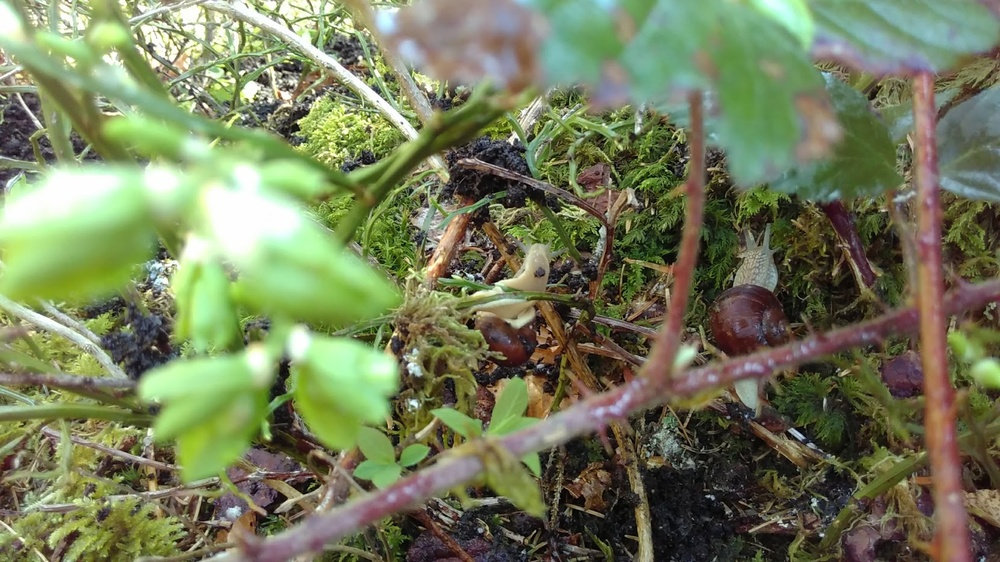
#> input picture data/IMG_20180421_120341.jpg, 1000 x 562 px, shrunk from 1661 x 933 before the run
$ python -i CannyEdgeDetector.py   (imports and definitions only)
#> lines starting #> are read from the running program, lines starting #| are printed output that depends on the picture
import numpy as np
import matplotlib.pyplot as plt
from scipy.ndimage import convolve
#import cv2

#
# NO MORE MODULES ALLOWED
#


def gaussFilter(img_in, ksize, sigma):
    """
    filter the image with a gauss kernel
    :param img_in: 2D greyscale image (np.ndarray)
    :param ksize: kernel size (int)
    :param sigma: sigma (float)
    :return: (kernel, filtered) kernel and gaussian filtered image (both np.ndarray)
    """

    # Code reused from convo.py make_kernel #
    radius = ksize // 2 # calculate the middle of the kernel

    kernel = np.zeros((ksize, ksize))

    for i in range(ksize):
        for j in range(ksize):
            x = j - radius
            y = i - radius
            # used the fomula given in the lecture to create the kernel with right values
            kernel[i, j] = np.exp(-(x ** 2 + y ** 2) / (2 * sigma ** 2))
    # normalize kernel, so that it sums up to 1
    kernel /= np.sum(kernel)
    # convolve the image
    filtered = convolve(img_in, kernel)

    return kernel, filtered.astype(int) # converted back to int as the test failed if not done


def sobel(img_in):
    """
    applies the sobel filters to the input image
    Watch out! scipy.ndimage.convolve flips the kernel...

    :param img_in: input image (np.ndarray)
    :return: gx, gy - sobel filtered images in x- and y-direction (np.ndarray, np.ndarray)
    """
    # create the kernel like described in the lecture
    gx_kernel = np.array([
        [-1, 0, 1],
        [-2, 0, 2],
        [-1, 0, 1]
    ])

    # flipped this kernel as convolve does flip it as well
    gy_kernel = np.flip(np.array([
        [-1, -2, -1],
        [0, 0, 0],
        [1, 2, 1]
    ]))

    # convolve the image with both kernels
    gx = convolve(img_in, gx_kernel).astype(int)
    gy = convolve(img_in, gy_kernel).astype(int)

    return gx, gy


def gradientAndDirection(gx, gy):
    """
    calculates the gradient magnitude and direction images
    :param gx: sobel filtered image in x direction (np.ndarray)
    :param gy: sobel filtered image in x direction (np.ndarray)
    :return: g, theta (np.ndarray, np.ndarray)
    """
    # applied fomulas given in the lecture slides
    return np.sqrt(gx**2 + gy**2).astype(int), np.arctan2(gy, gx)

def convertAngle(angle):
    """ compute nearest matching angle
    :param angle: in radians
    :return: nearest match of {0, 45, 90, 135}
    """
    m_angle = 45 / 2
    # convert radiant to degrees
    angle = np.degrees(angle)
    # handling angles larger than 180
    angle = angle % 180

    if 0 <= angle < m_angle or angle >= (135 + m_angle):
        angle_snaped = 0
    elif m_angle <= angle < (90 - m_angle):
        angle_snaped = 45
    elif (90 - m_angle) <= angle < (90 + m_angle):
        angle_snaped = 90
    else:
        angle_snaped = 135
    return angle_snaped


def maxSuppress(g, theta):
    """
    calculate maximum suppression
    :param g: (np.ndarray) contains the strength of the gradient
    :param theta: 2d image (np.ndarray) contains the direction of the gradient
    :return: max_sup (np.ndarray)
    """
    # TODO Hint: For 2.3.1 and 2 use the helper method above

    x_len, y_len = g.shape
    res = np.zeros_like(g) # create a new array sized like the g matrix
    # g includes padding that should not be considered in the result
    for x in range(1, x_len - 1):
        for y in range(1, y_len - 1):
            conv_angle = convertAngle(theta[x,y])
            # case: horizontal, check left and right
            if conv_angle == 0:
                nb1 = g[x, y-1]
                nb2 = g[x, y+1]
            # case: left low and right above
            elif conv_angle == 45:
                nb1 = g[x-1, y+1]
                nb2 = g[x+1, y-1]
            # case: vertical, check above and below
            elif conv_angle == 90:
                nb1 = g[x-1, y]
                nb2 = g[x+1, y]
            # case: left up and right below
            else:
                nb1 = g[x-1, y-1]
                nb2 = g[x+1, y+1]
            # value can be kept if it is larger than both of his neighbors
            if g[x, y] >= nb1 and g[x, y] >= nb2:
                res[x, y] = g[x, y]
            else:
                res[x, y] = 0
    return res


def hysteris(max_sup, t_low, t_high):
    """
    calculate hysteris thresholding.
    Attention! This is a simplified version of the lecture's hysteresis.
    Please refer to the definition in the instruction

    :param max_sup: 2d image (np.ndarray)
    :param t_low: (int)
    :param t_high: (int)
    :return: hysteris thresholded image (np.ndarray)
    """

    x_len, y_len = max_sup.shape
    tresh = np.zeros_like(max_sup)
    res = np.zeros_like(max_sup)

    # Classifying all pixels as weak(0), normal(1) or strong(2) and saving them in a "map" tresh
    for x in range(x_len):
        for y in range(y_len):
            p_value = max_sup[x,y]
            if p_value <= t_low:
                tresh[x,y] = 0
            elif p_value <= t_high:
                tresh[x,y] = 1
            else:
                tresh[x,y] = 2

    # Setting the correct hypothesis values using thresh
    for x in range(x_len):
        for y in range(y_len):

            if tresh[x, y] == 2:
                res[x,y] = 255
                # search for neighbors with minimum normal values
                for dx in range(-1, 2):
                    for dy in range(-1, 2):
                        # skip weak neighbors
                        if dx == 0 and dy == 0:
                            continue
                        # check that the neighbors are within the img and not outside
                        nx = x + dx
                        ny = y + dy
                        if 0 <= nx < x_len and 0 <= ny < y_len:
                            if tresh[nx, ny] >= 1:
                                res[nx, ny] = 255
    return res


def canny(img):
    # apply gaussian filter to img
    kernel, gauss = gaussFilter(img, 5, 2)

    # sobel
    gx, gy = sobel(gauss)

    # plotting
    plt.subplot(1, 2, 1)
    plt.imshow(gx, 'gray')
    plt.title('gx')
    plt.colorbar()
    plt.subplot(1, 2, 2)
    plt.imshow(gy, 'gray')
    plt.title('gy')
    plt.colorbar()
    plt.show()

    # gradient directions
    g, theta = gradientAndDirection(gx, gy)

    # plotting
    plt.subplot(1, 2, 1)
    plt.imshow(g, 'gray')
    plt.title('gradient magnitude')
    plt.colorbar()
    plt.subplot(1, 2, 2)
    plt.imshow(theta)
    plt.title('theta')
    plt.colorbar()
    plt.show()

    # maximum suppression
    maxS_img = maxSuppress(g, theta)

    # plotting
    plt.imshow(maxS_img, 'gray')
    plt.show()

    result = hysteris(maxS_img, 50, 75)

    return result

"""
if __name__ == '__main__':
    im = cv2.imread("data/input3.jpg")
    im = cv2.cvtColor(im, cv2.COLOR_RGB2GRAY)
    canny(np.array(im))
"""

>>> import cv2
>>> picture = cv2.imread('data/IMG_20180421_120341.jpg', cv2.IMREAD_GRAYSCALE)
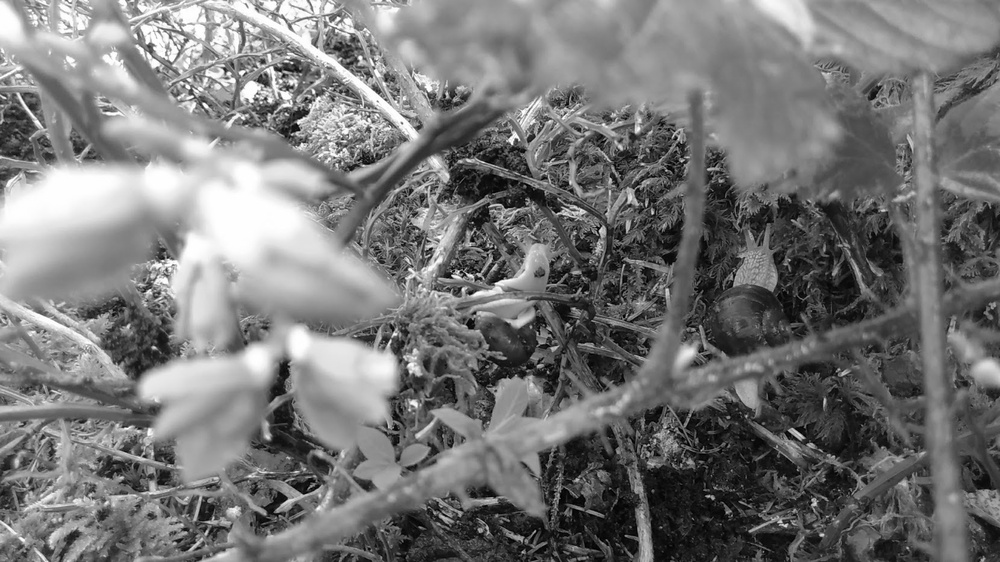
#> picture: shape (562, 1000); min 0, max 255, mean 118.7
>>> result = canny(picture)
#> in canny, `kernel, gauss = gaussFilter(img, 5, 2)`: kernel = [[0.0232, 0.0338, 0.0383, 0.0338, 0.0232], [0.0338, 0.0492, 0.0558, 0.0492, 0.0338], [0.0383, 0.0558, 0.0632, 0.0558, 0.0383], [0.0338, 0.0492, 0.0558, 0.0492, 0.0338], [0.0232, 0.0338, 0.0383, 0.0338, 0.0232]]
#> in sobel, `gy = convolve(img_in, gy_kernel).astype(int)`:
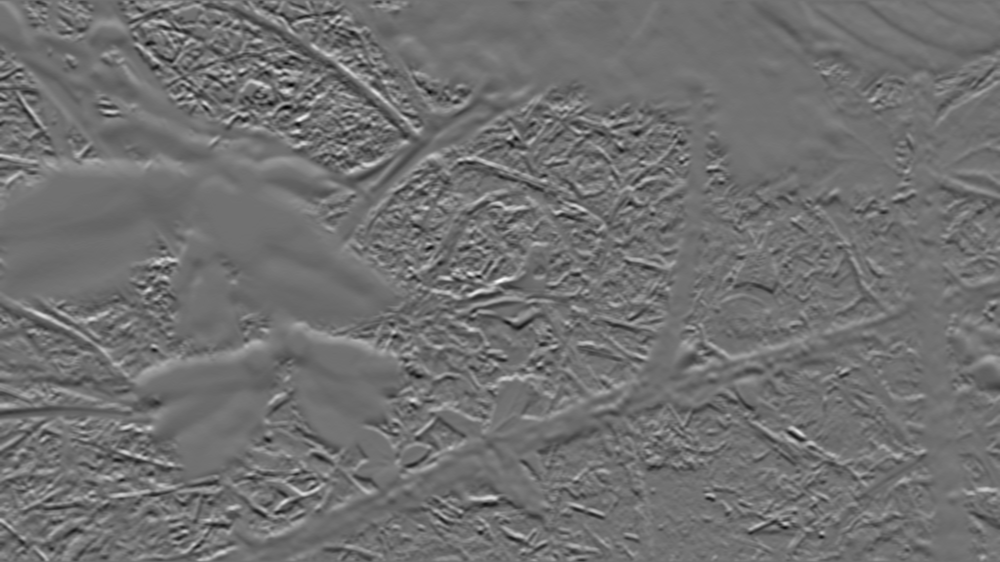
#> gy: shape (562, 1000) int64; min -312, max 389, mean -1.3; drawn with min black and max white
#> in canny, `g, theta = gradientAndDirection(gx, gy)`:
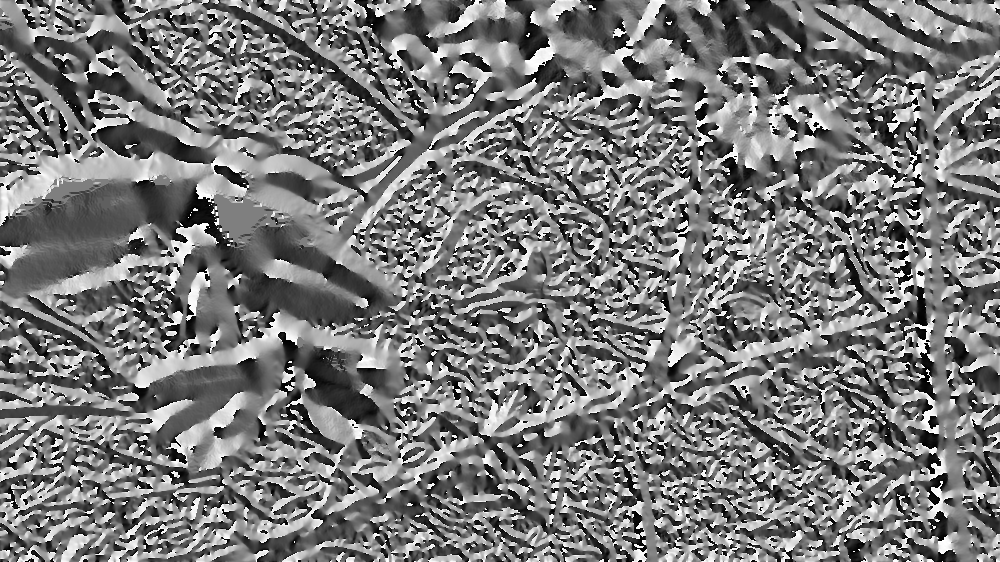
#> theta: shape (562, 1000) float64; min -3.14, max 3.14, mean -0.127; drawn with min black and max white
#> in canny, `plt.show()`:
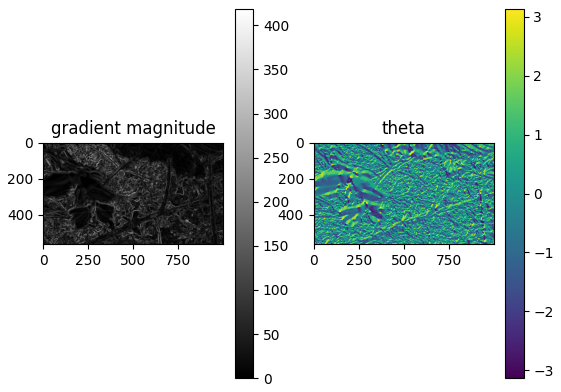
#> figure drawn by matplotlib, 4 panels
#> the loop in maxSuppress, `for x in range(1, x_len - 1):` made 560 passes
#> after the loop in maxSuppress, `for x in range(1, x_len - 1):`:
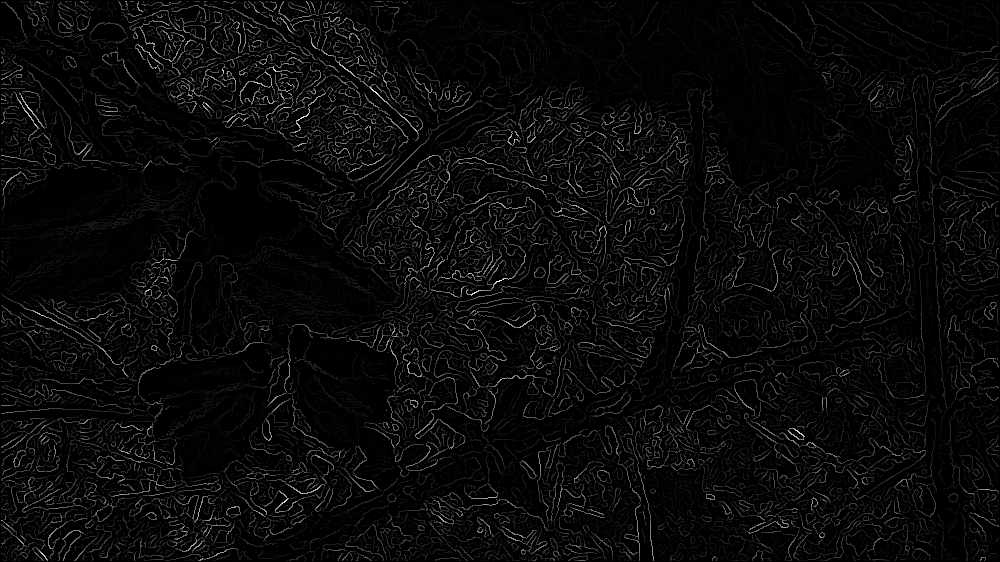
#> res: shape (562, 1000) int64; min 0, max 419, mean 16; drawn with min black and max white
#> after the loop in hysteris, `for x in range(x_len):`:
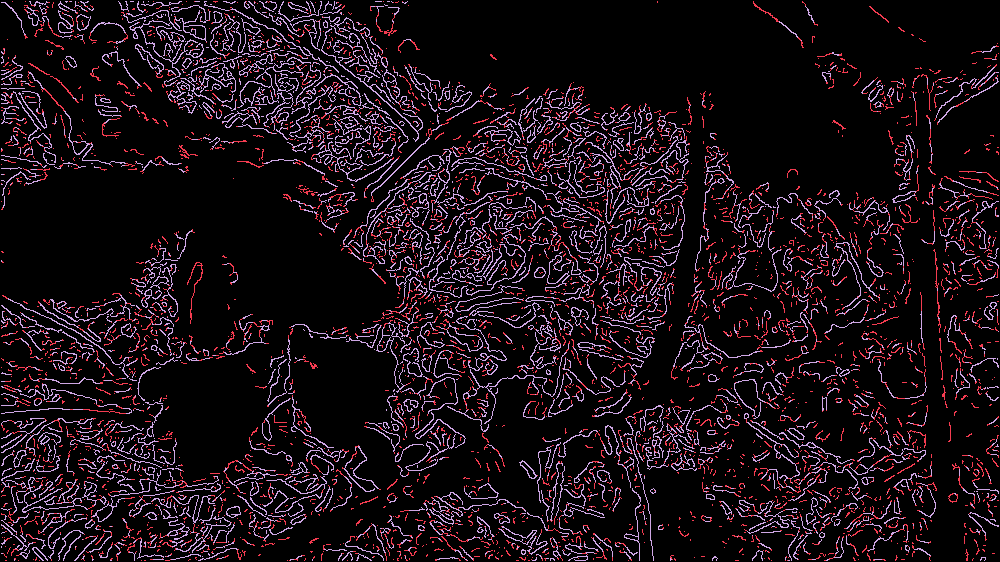
#> tresh: shape (562, 1000) int64; 3 distinct labels, from 0 to 2; one colour per label, 0 black
#> after the loop in hysteris, `for x in range(x_len):`:
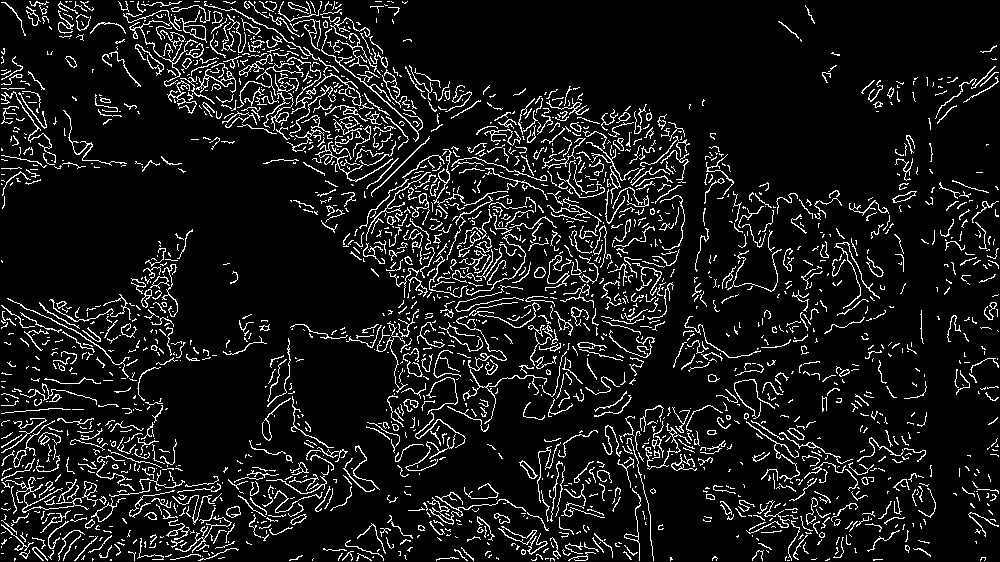
#> res: shape (562, 1000) int64; 9.4% white in thin lines or dots

$ run again, on data/IMG_20180421_120349.jpg
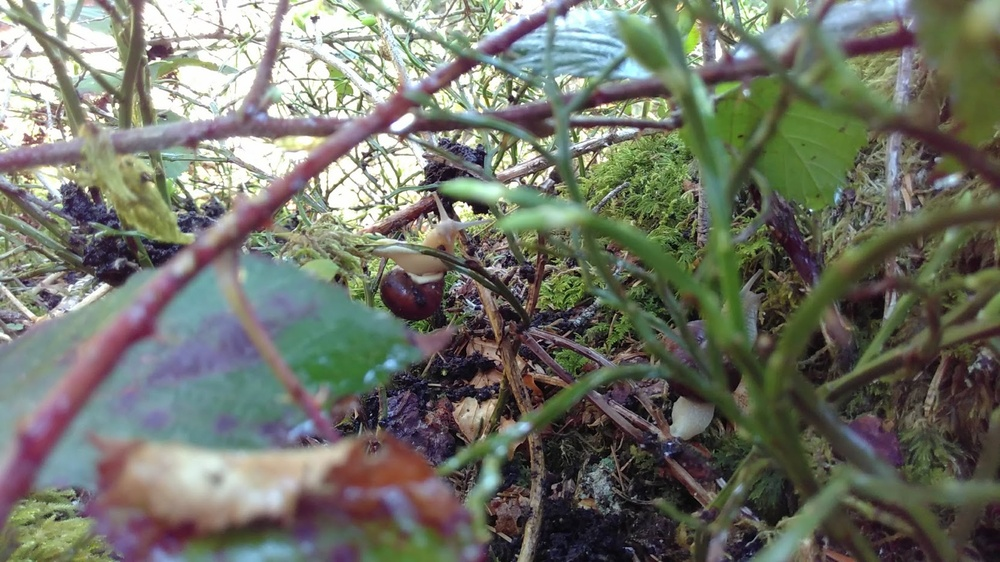
#> input picture data/IMG_20180421_120349.jpg, 1000 x 562 px, shrunk from 1661 x 933 before the run
#> kernel = [[0.0232, 0.0338, 0.0383, 0.0338, 0.0232], [0.0338, 0.0492, 0.0558, 0.0492, 0.0338], [0.0383, 0.0558, 0.0632, 0.0558, 0.0383], [0.0338, 0.0492, 0.0558, 0.0492, 0.0338], [0.0232, 0.0338, 0.0383, 0.0338, 0.0232]]
#> in canny, `plt.show()`:
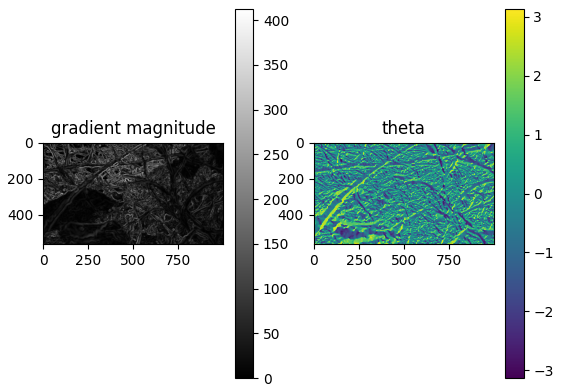
#> figure drawn by matplotlib, 4 panels
#> the loop in maxSuppress, `for x in range(1, x_len - 1):` made 560 passes
#> after the loop in hysteris, `for x in range(x_len):`:
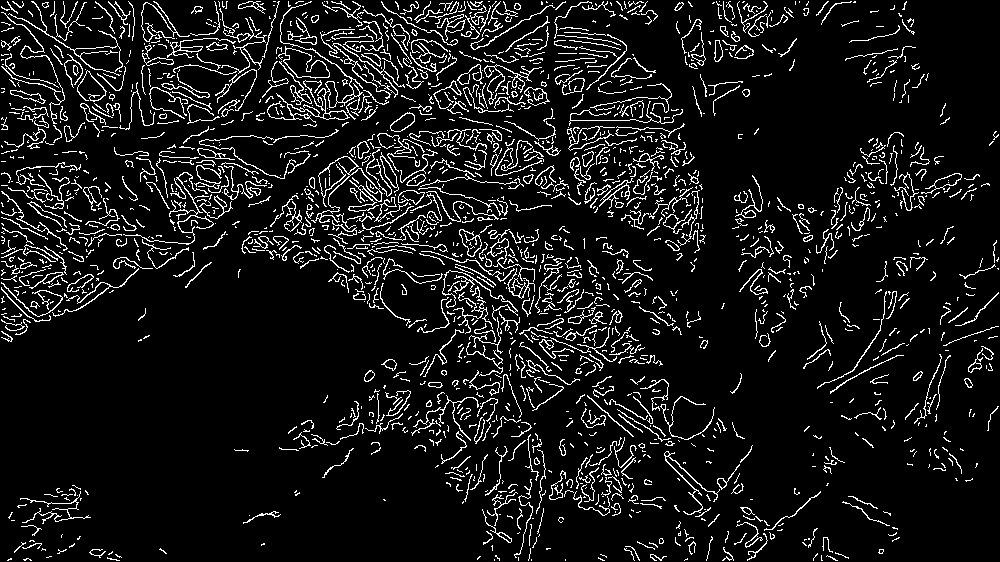
#> res: shape (562, 1000) int64; 8.9% white in thin lines or dots
